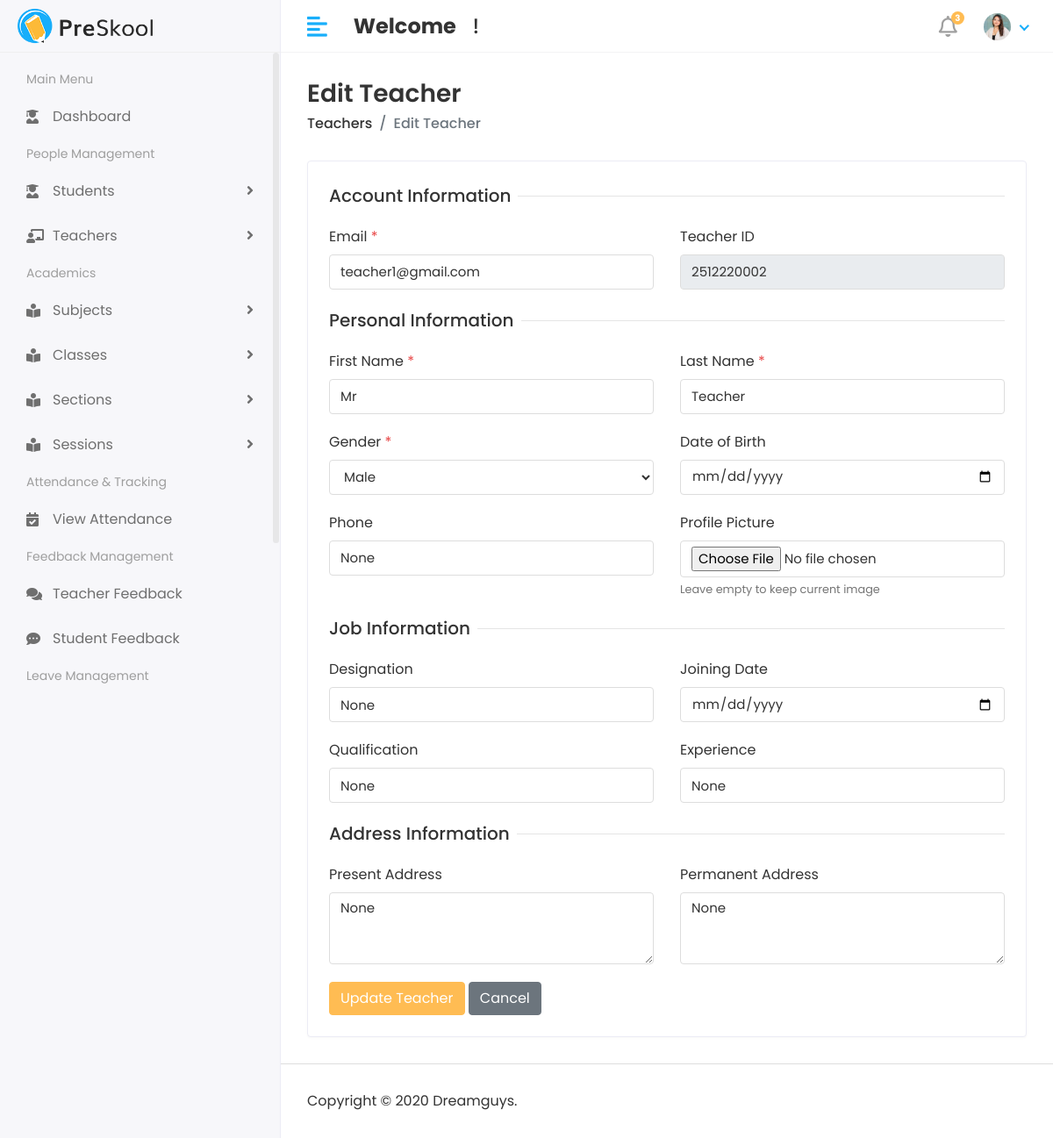
The page /teacher/teacher-edit/1/ on the database its author committed.
### teacher/models.py (models this page shows, shortened)
class TeacherInfo(models.Model):
    GENDER = [
        ("Male", "Male"),
        ("Female", "Female"),
        ("Other", "Other"),
    ]
    user = models.OneToOneField(
        User,
        on_delete=models.CASCADE,
        limit_choices_to={'user_type': 'Teacher'},
        related_name="teacher_profile"
    )
    teacher_user_id = models.CharField(
        unique=True,
        max_length=15,
        editable=False,
        db_index=True,
        blank=True,
        null=True,
        verbose_name="Teacher ID"
    )
    first_name = models.CharField(max_length=50, blank=True, null=True)
    last_name  = models.CharField(max_length=50, blank=True, null=True)
    gender     = models.CharField(max_length=10, choices=GENDER, blank=True, null=True)
    date_of_birth = models.DateField(blank=True, null=True)
    phone      = models.CharField(max_length=15, blank=True, null=True)
    email      = models.EmailField(blank=True, null=True)
    designation  = models.CharField(max_length=100, blank=True, null=True)
    joining_date = models.DateField(blank=True, null=True)
    qualification = models.CharField(max_length=200, blank=True, null=True)
    experience = models.CharField(max_length=100, blank=True, null=True)
    present_address  = models.TextField(blank=True, null=True)
    permanent_address = models.TextField(blank=True, null=True)
    profile_pic = models.ImageField(upload_to='teachers/', blank=True, null=True)
    created_at = models.DateTimeField(auto_now_add=True)
    class Meta:
        verbose_name_plural = "Teacher Info"

### teacher/views.py (the view, shortened to what this page needs)
# urls.py: path('teacher-edit/<int:id>/', teacher_edit, name='teacher_edit'),
def teacher_edit(request, id):
    teacher = TeacherInfo.objects.select_related('user').get(id=id)
    context = {
        'teacher': teacher,
    }
    return render(request, 'Teacher/edit_teacher.html', context)

### templates/Teacher/edit_teacher.html (shortened to what this page needs)
{% extends "base.html" %}
{% block content %}
<div class="content container-fluid">
    <div class="page-header">
        <div class="row align-items-center">
            <div class="col">
                <h3 class="page-title">Edit Teacher</h3>
                <ul class="breadcrumb">
                    <li class="breadcrumb-item"><a href="{% url 'teacher_list' %}">Teachers</a></li>
                    <li class="breadcrumb-item active">Edit Teacher</li>
                </ul>
            </div>
        </div>
    </div>
    <div class="row">
        <div class="col-sm-12">
            <div class="card">
                <div class="card-body">
                    <form method="POST" enctype="multipart/form-data">
                        <div class="row">
                            <div class="col-12">
                                <h5 class="form-title"><span>Account Information</span></h5>
                            </div>
                            <div class="col-12 col-sm-6">
                                <div class="form-group">
                                    <label>Email <span class="text-danger">*</span></label>
                                    <input type="email" name="email" class="form-control" value="{{ teacher.email }}" required>
                                </div>
                            </div>
                            <div class="col-12 col-sm-6">
                                <div class="form-group">
                                    <label>Teacher ID</label>
                                    <input type="text" class="form-control" value="{{ teacher.teacher_user_id }}" disabled>
                                </div>
                            </div>
                            <div class="col-12">
                                <h5 class="form-title"><span>Personal Information</span></h5>
                            </div>
                            <div class="col-12 col-sm-6">
                                <div class="form-group">
                                    <label>First Name <span class="text-danger">*</span></label>
                                    <input type="text" name="first_name" class="form-control" value="{{ teacher.first_name }}" required>
                                </div>
                            </div>
                            <div class="col-12 col-sm-6">
                                <div class="form-group">
                                    <label>Last Name <span class="text-danger">*</span></label>
                                    <input type="text" name="last_name" class="form-control" value="{{ teacher.last_name }}" required>
                                </div>
                            </div>
                            <div class="col-12 col-sm-6">
                                <div class="form-group">
                                    <label>Gender <span class="text-danger">*</span></label>
                                    <select name="gender" class="form-control" required>
                                        <option value="Male" {% if teacher.gender == "Male" %}selected{% endif %}>Male</option>
                                    </select>
                                </div>
                            </div>
                            <div class="col-12 col-sm-6">
                                <div class="form-group">
                                    <label>Date of Birth</label>
                                    <input type="date" name="date_of_birth" class="form-control" value="{{ teacher.date_of_birth|date:'Y-m-d' }}">
                                </div>
                            </div>
                            <div class="col-12 col-sm-6">
                                <div class="form-group">
                                    <label>Phone</label>
                                    <input type="text" name="phone" class="form-control" value="{{ teacher.phone }}">
                                </div>
                            </div>
                            <div class="col-12 col-sm-6">
                                <div class="form-group">
                                    <label>Profile Picture</label>
                                    <input type="file" name="profile_pic" class="form-control" accept="image/*">
                                    <small class="form-text text-muted">Leave empty to keep current image</small>
                                </div>
                            </div>
                            <div class="col-12">
                                <h5 class="form-title"><span>Job Information</span></h5>
                            </div>
                            <div class="col-12 col-sm-6">
                                <div class="form-group">
                                    <label>Designation</label>
                                    <input type="text" name="designation" class="form-control" value="{{ teacher.designation }}" placeholder="e.g. Professor, Lecturer">
                                </div>
                            </div>
                            <div class="col-12 col-sm-6">
                                <div class="form-group">
                                    <label>Joining Date</label>
                                    <input type="date" name="joining_date" class="form-control" value="{{ teacher.joining_date|date:'Y-m-d' }}">
                                </div>
                            </div>
                            <div class="col-12 col-sm-6">
                                <div class="form-group">
                                    <label>Qualification</label>
                                    <input type="text" name="qualification" class="form-control" value="{{ teacher.qualification }}" placeholder="e.g. M.Sc, Ph.D">
                                </div>
                            </div>
                            <div class="col-12 col-sm-6">
                                <div class="form-group">
                                    <label>Experience</label>
                                    <input type="text" name="experience" class="form-control" value="{{ teacher.experience }}" placeholder="e.g. 5 years">
                                </div>
                            </div>
                            <div class="col-12">
                                <h5 class="form-title"><span>Address Information</span></h5>
                            </div>
                            <div class="col-6">
                                <div class="form-group">
                                    <label>Present Address</label>
                                    <textarea name="present_address" class="form-control" rows="3">{{ teacher.present_address }}</textarea>
                                </div>
                            </div>
                            <div class="col-6">
                                <div class="form-group">
                                    <label>Permanent Address</label>
                                    <textarea name="permanent_address" class="form-control" rows="3">{{ teacher.permanent_address }}</textarea>
                                </div>
                            </div>
                            <div class="col-12">
                                <button type="submit" class="btn btn-primary">Update Teacher</button>
                                <a href="{% url 'teacher_list' %}" class="btn btn-secondary">Cancel</a>
                            </div>
                        </div>
                    </form>
                </div>
            </div>
        </div>
    </div>
</div>
{% endblock %}

### static/assets/css/style.css (style rules this page uses)
html { height: 100%; }
body { background-color: #fff; color: #333; font-family: 'Poppins', sans-serif; font-size: 1rem; height: 100%; line-height: 1.5; overflow-x: hidden; }
h1, h2, h3, h4, h5, h6 { font-family: 'Poppins', sans-serif; margin-top: 0; }
.form-control { border: 1px solid #ddd; box-shadow: none; color: #333; font-size: 15px; height: 40px; }
input, input:focus, button, button:focus { outline: none; }
input[type="file"] { height: auto; min-height: calc(1.5em + .75rem + 2px); }
input[type=text], input[type=password] { -webkit-appearance: none; -moz-appearance: none; appearance: none; }
textarea.form-control { resize: vertical; }
.form-group { margin-bottom: 1.25rem; }
ul, ol { padding: 0px; list-style: none; }
.text-danger, .dropdown-menu>li>a.text-danger { color: #e84646 !important; }
.text-muted { color: #757575 !important; }
.btn-primary { background-color: #FFBC53; border: 1px solid #FFBC53; }
.card { border: 1px solid #ececf5; box-shadow: 0 1px 3px 0 rgba(0, 0, 0, 0.03); margin-bottom: 1.875rem; }
.card-body { padding: 1.5rem; }
.page-wrapper>.content { padding: 1.875rem 1.875rem 0; }
.page-header { margin-bottom: 1.875rem; }
.page-header .breadcrumb { background-color: transparent; color: #6c757d; font-size: 1rem; font-weight: 500; margin-bottom: 0; padding: 0; }
.page-header .breadcrumb a { color: #333; }
.page-title { font-size: 28px; font-weight: 600; color: #333; margin-bottom: 5px; }
.form-title { width: 100%; max-width: 100%; padding: 0; font-size: 1.25rem; font-weight: 500; line-height: inherit; color: #333; white-space: normal; position: relative; display: block; margin-bottom: 20px; }
.form-title:before { content: ""; position: absolute; left: 0px; right: 0px; height: 1px; top: 50%; background-color: rgba(0, 0, 0, 0.1); }
.form-title span { padding: 0px 0.5rem 0 0; background-color: #fff; display: inline-block; z-index: 2; position: relative; }

### rows shown on the page
TeacherInfo: email "teacher1@gmail.com", teacher_user_id "2512220002", first_name "Mr", last_name "Teacher", gender "Male", phone "None", designation "None", qualification "None", experience "None", present_address "None", permanent_address "None"
